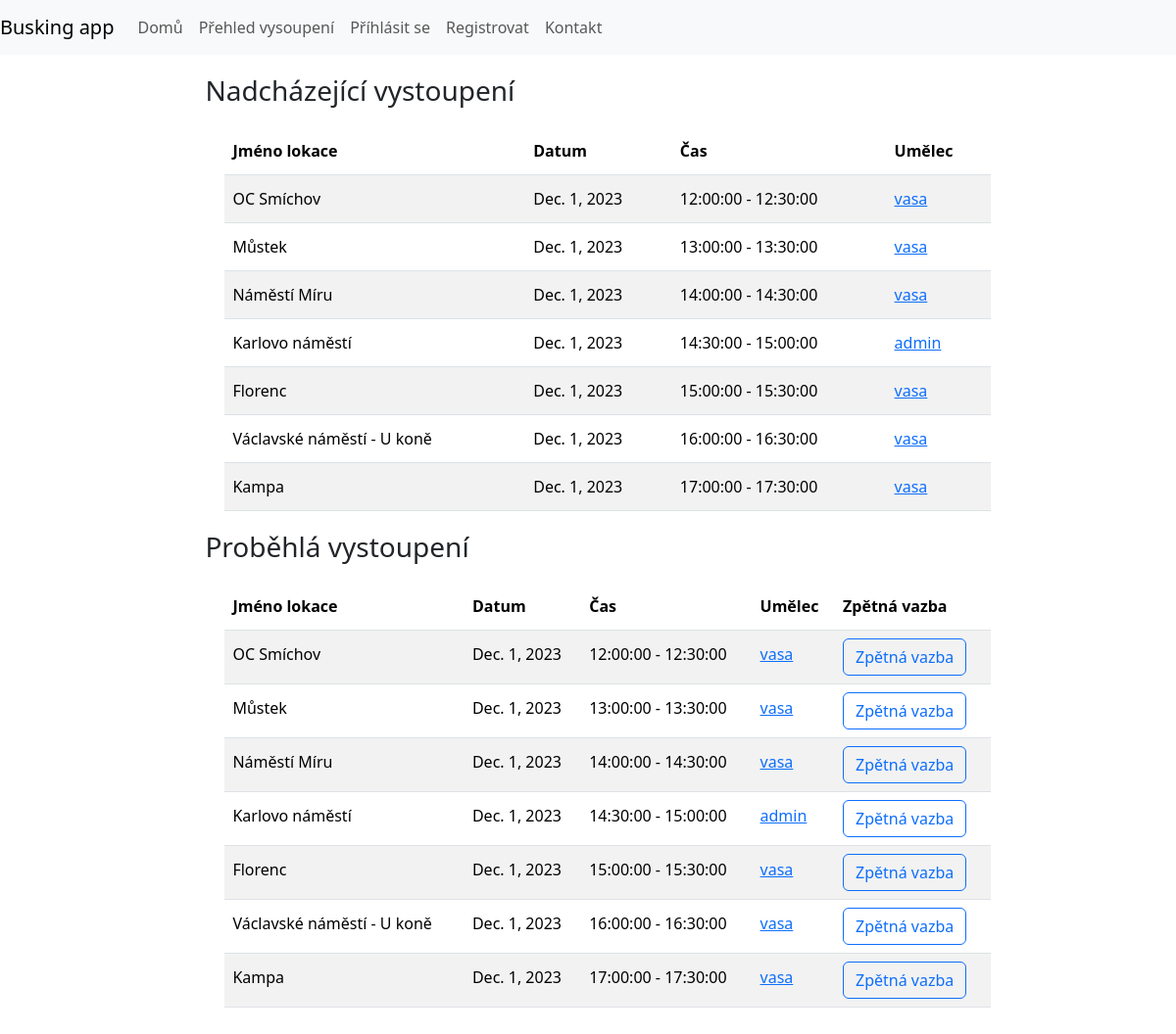
The page /shows/ on the database as committed earlier.
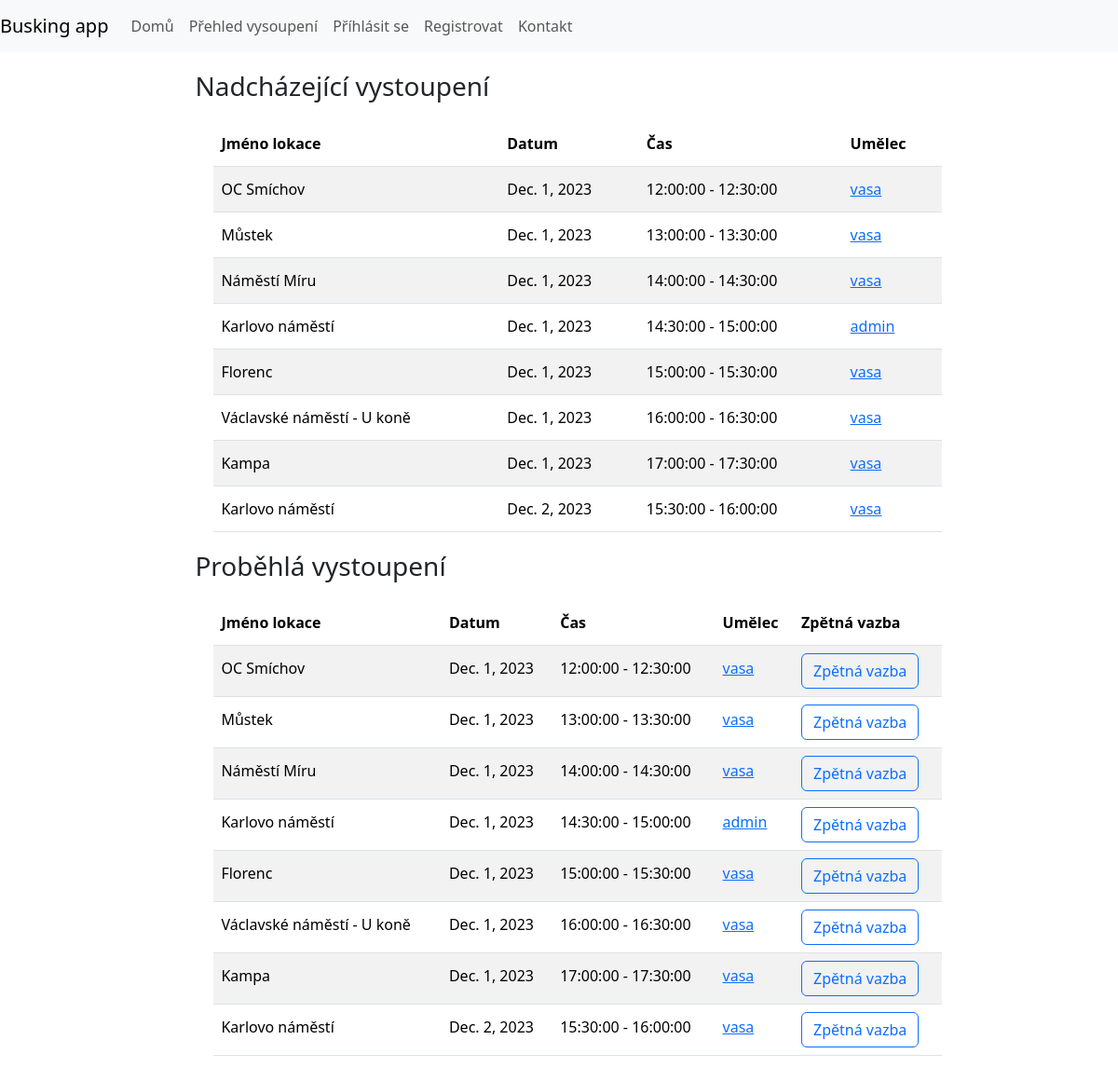
The same page on the database as committed later.
### show/models.py (models this page shows, shortened)
class Show(models.Model):
    artist = models.ForeignKey(User, on_delete=models.CASCADE, null=True)
    spot = models.ForeignKey(Spot, on_delete=models.CASCADE)
    date = models.DateField(null=True)
    time = models.ForeignKey('TimeSlot', on_delete=models.CASCADE)

class Spot(models.Model):
    lan = models.FloatField()
    lon = models.FloatField()
    name = models.CharField(max_length=125, null=False, default='')
    description = models.TextField(null=True)
    allowedSlots = models.CharField(max_length=300, null=False, default='')
    created_by = models.ForeignKey(User, on_delete=models.SET_NULL, null=True)
    shows_future = models.ManyToManyField('Show', related_name='show_f')
    shows_past = models.ManyToManyField('Show', related_name='show_p')

class TimeSlot(models.Model):
    start = models.TimeField()
    end = models.TimeField()
    def __str__(self):
        return str(self.start) + ' - ' + str(self.end)

### show/views.py (the view, shortened to what this page needs)
# urls.py: path("shows/", showList, name="shows"),
def showList(request):
    shows = Show.objects.filter(artist__isnull=False)
    context= {
        'shows':shows
    }
    return render(request, 'show_list.html', context)

### templates/show_list.html (shortened to what this page needs)
{% include '_base.html' %}
{% load static %}
{% block content %}
<div class="container">
    <div id="timetable">
        <h3>Nadcházející vystoupení</h3>
        <table class="table table-striped table-hover">
            <thead>
                    <th>Jméno lokace</th>
                    <th>Datum</th>
                    <th>Čas</th>
                    <th>Umělec</th>
            </thead>
            <tbody>
                {% for show in shows %}<tr>
                    <td>{{show.spot.name}}</td>
                    <td>{{show.date}}</td>
                    <td>{{show.time}}</td>
                    <td><a href="{% url 'artist' show.artist.id %}">{{show.artist}}</a></td>
                </tr>{% endfor %}
            </tbody>
        </table>
        <h3>Proběhlá vystoupení</h3>
        <table class="table table-striped table-hover">
            <thead>
                    <th>Jméno lokace</th>
                    <th>Datum</th>
                    <th>Čas</th>
                    <th>Umělec</th>
                    <th>Zpětná vazba</th>
            </thead>
            <tbody>
                {% for show in shows %}<tr>
                    <td>{{show.spot.name}}</td>
                    <td>{{show.date}}</td>
                    <td>{{show.time}}</td>
                    <td><a href="{% url 'artist' show.artist.id %}">{{show.artist}}</a></td>
                    <td><button class="feedback btn btn-outline-primary" value="{{show.id}}" data-bs-toggle="modal" data-bs-target="#feedbackModal">Zpětná vazba</button></td>
                </tr>{% endfor %}
            </tbody>
        </table>
    </div>
</div>
{% endblock %}

### templates/_base.html (shortened to what this page needs)
<!DOCTYPE html>
<html lang="en">
  <head>
    {% load static %}
    {% load bootstrap5 %}
    <link rel="stylesheet" href="{% static 'css/style.css' %}">
    {% bootstrap_css %}
  </head>
  <body>
    {% include '_navbar.html' %}
  </body>
</html>

### templates/_navbar.html (shortened to what this page needs)
<nav class="navbar navbar-expand-lg navbar-light bg-light">
    <a class="navbar-brand" href="{% url 'home' %}">Busking app</a>
    <div class="collapse navbar-collapse" id="navbarNav">
      <ul class="navbar-nav">
        <li class="nav-item active">
          <a class="nav-link" href="{% url 'home' %}">Domů</a>
        </li>
        <li class="nav-item">
          <a class="nav-link" href="{% url 'shows' %}">Přehled vysoupení</a>
        </li>
        {% if request.user.is_authenticated %}
          {% if request.user.is_staff %}
            <li class="nav-item">
              <a class="nav-link" href="{% url 'manage-spot'%}">Správa lokací</a>
            </li>
            <li>
              <a class="nav-link" href="{% url 'feedback' %}">Zpětné vazby</a>
            </li>
            <li>
              <a class="nav-link" href="{% url 'artist-overview' %}">Přehled umělců</a>
            </li>
          {% else %}
            <li class="nav-item">
              <a class="nav-link" href="{% url 'book'%}">Rezervace</a>
            </li>
          {% endif %}
        <li class="nav-item">
          <a class="nav-link" href="{% url 'logout' %}">Odhlásit se</a>
        </li>
        {% else %}
        <li class="nav-item">
          <a class="nav-link" href="{% url 'login' %}">Příhlásit se</a>
        </li>
        <li class="nav-item">
          <a class="nav-link" href="{% url 'register' %}">Registrovat</a>
        </li>
        {% endif %}
        <li class="nav-item">
          <a class="nav-link" href="{% url 'contact' %}">Kontakt</a>
        </li>
      </ul>
    </div>
  </nav>

### static/css/style.css (style rules this page uses)
.container { width: 70%; padding: 20px; line-height: 200%; }
#timetable { margin: auto; width: 70%; }
#timetable table { margin: 20px; grid-template-columns: 100px 1fr 1fr; align-self: center; }

Rows that differ between the two databases and show on the page:
now on this page (row edited): Show: spot.name "Karlovo náměstí", date "Dec. 2, 2023", time "15:30:00 - 16:00:00", artist "vasa", {{ show.id }} 830 (drawn)
